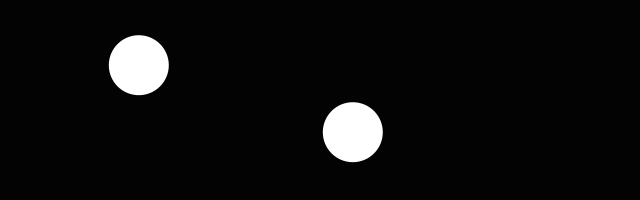
Frame 1 (no input)
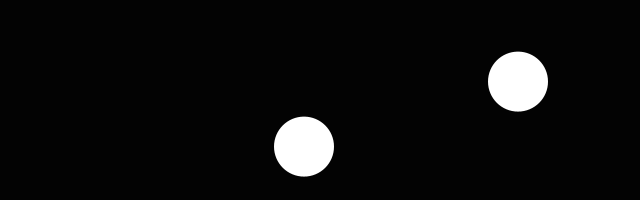
Frame 60 (the mouse pressed at the canvas centre just before this capture)
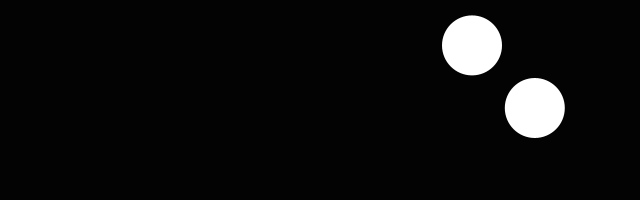
Frame 120 (the mouse held since frame 60 and released just before this capture)

The Processing sketch that drew these frames (run headless with seeded random() and noise(); from frame 60 on, the mouse is pressed at the canvas centre):

// Processing sketch: processing_62566
// ── processing_62566.pde

int size = 60;       // Width of the shape
float xpos, ypos;    // Starting position of shape    
float x2pos, y2pos;

float xspeed = 2.8;  // Speed of the shape
float yspeed = 2.2;  // Speed of the shape

int xdirection = 1;  // Left or Right
int ydirection = 1;  // Top to Bottom

int x2direction = 1;  // Left or Right
int y2direction = 1;  // Top to Bottom

void setup() 
{
  size(640, 200);
  noStroke();
  frameRate(60);
  smooth();
  // Set the starting position of the shape
  xpos = width/2;
  ypos = height/2;

  x2pos = width/6;
  y2pos = height/6;






}

void draw() 
{
  background(3);

  // Update the position of the shape
  xpos = xpos + ( xspeed * xdirection );
  ypos = ypos + ( yspeed * ydirection );

  // Test to see if the shape exceeds the boundaries of the screen
  // If it does, reverse its direction by multiplying by -1
  if (xpos > width-size || xpos < 0) {
    xdirection *= -1;
  }
  if (ypos > height-size || ypos < 0) {
    ydirection *= -1;
  }

  // Draw the shape
  // Draw the shape
  ellipse(xpos+size/2, ypos+size/2, size, size);

  x2pos = x2pos + (xspeed * x2direction);
  y2pos = y2pos + (yspeed * y2direction);


  if (x2pos > width-size || x2pos < 0) {
    x2direction *= -1;
  }
  if (y2pos > height-size || y2pos < 0) {
    y2direction *= -1;
  }

  // Draw the shape
  // Draw the shape
  ellipse(x2pos+size/2, y2pos+size/2, size, size);




}
